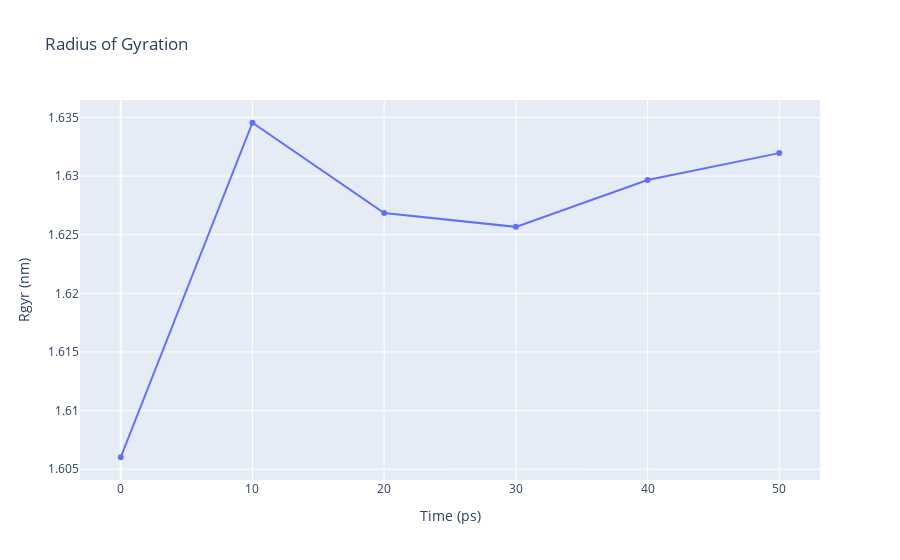

Source (notebook cell):
### Code cell
import plotly
import plotly.graph_objs as go

# Read Rgyr data from file 
with open(output_rgyr,'r') as rgyr_file:
    x,y = map(
        list,
        zip(*[
            (float(line.split()[0]),float(line.split()[1]))
            for line in rgyr_file 
            if not line.startswith(("#","@")) 
        ])
    )

plotly.offline.init_notebook_mode(connected=True)

fig = ({
    "data": [go.Scatter(x=x, y=y)],
    "layout": go.Layout(title="Radius of Gyration",
                        xaxis=dict(title = "Time (ps)"),
                        yaxis=dict(title = "Rgyr (nm)")
                       )
})

plotly.offline.iplot(fig)

### Figure 1 — Plotly figure (JSON) as saved in the notebook; plotly's stock layout.template omitted (floating-point values rounded to 4 significant figures)
{"data": [{"type": "scatter", "x": [0, 10, 20, 30, 40, 50], "y": [1.606, 1.635, 1.627, 1.626, 1.63, 1.632]}], "layout": {"title": {"text": "Radius of Gyration"}, "xaxis": {"title": {"text": "Time (ps)"}}, "yaxis": {"title": {"text": "Rgyr (nm)"}}}}
